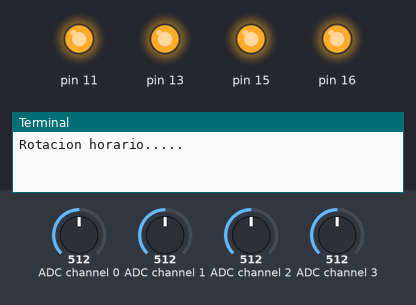
Recording of a program running on a simulated Raspberry Pi (header pin numbers). Parts: output pins drawn as LEDs (lit = HIGH), the last lines printed to the terminal. The test bench sets the inputs (shaded band); at power-on: ADC channel 0 = 512, ADC channel 1 = 512, ADC channel 2 = 512, ADC channel 3 = 512 (analog values on the 0–1023 scale).

Above: at 1.2 s.
At 6.0 s:
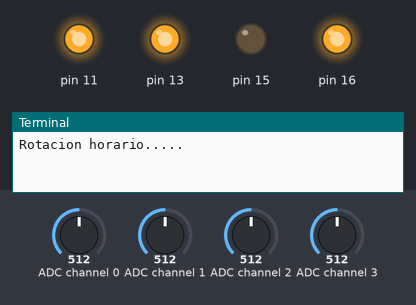
At 15.7 s:
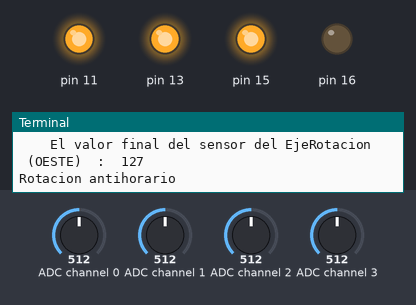
At 23.4 s:
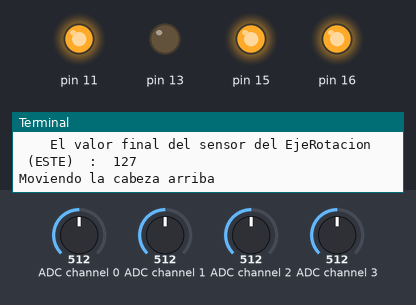
At 29.1 s:
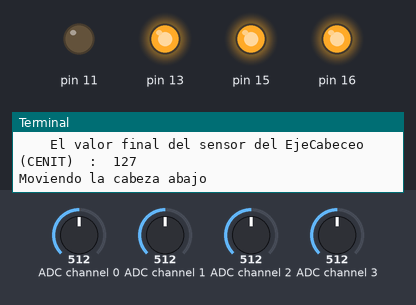
Timing chart, 0 to 41.3 s (numbered marks = the images above):
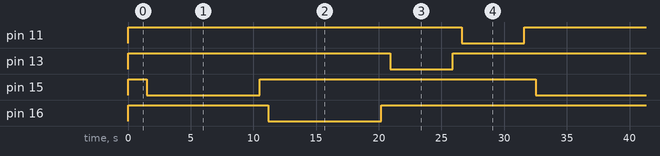

Measured:
- by itself, pin 11, pin 13: alternates HIGH for 26.0 s and LOW for 5.0 s
- by itself, pin 15, pin 16: alternates HIGH for 22.0 s and LOW for 9.0 s
- by itself, everything shown: repeats every 31.0 s, in 8 steps

The program:

test-solarpi.py
```python
#!/usr/bin/python
import smbus
import RPi.GPIO as GPIO
import time
from datetime import datetime
import urllib.request
import os
from solarpi_motores_lib import *

ChipConversor = 0x48
cmdConvertirAD = 0x45
# srotacion = 0
# sinclinacion = 0
# vEjeRotacion = 0
# vEjeCabezeo = 0
# oEjeRotacion = 200    #Valor objetivo rotacion (20-200)
# oEjeCabezeo = 40     #Valor objetiuvo cabeceo (40-100)

# GPIO.setmode(GPIO.BOARD)
# GPIO.setup(11, GPIO.OUT)  # cable azul: Cabeceo Abajo.
# GPIO.setup(13, GPIO.OUT)  # cable naranja: Cabeceo Arriba.
# GPIO.setup(15, GPIO.OUT)  # cable amarillo: Rotacion anti-horario
# GPIO.setup(16, GPIO.OUT)  # cable verde: Rotacion horario

# GPIO.output(11, True)
# GPIO.output(13, True)
# GPIO.output(16, True)
# GPIO.output(15, True)

bus = smbus.SMBus(1)
time.sleep(1)

def lee_sensores_analogicos():
    global vEjeCabezeo
    global vEjeRotacion
    bus.write_byte(ChipConversor,cmdConvertirAD)
    time.sleep(0.1)
    vAn0 = bus.read_byte(ChipConversor)
    vAn1 = bus.read_byte(ChipConversor)
    vEjeCabezeo = bus.read_byte(ChipConversor)
    vEjeRotacion = bus.read_byte(ChipConversor)


try:
  while True:

    print("Rotacion horario.....")
    rotacion_continua_horario()
    time.sleep(9)
    rotacion_parar()
    lee_sensores_analogicos()
    print("    El valor final del sensor del EjeRotacion \t(OESTE)\t: ", vEjeRotacion )


    print("Rotacion antihorario")
    rotacion_continua_antihorario()
    time.sleep(9)
    rotacion_parar()
    lee_sensores_analogicos()
    print("    El valor final del sensor del EjeRotacion \t(ESTE)\t: ", vEjeRotacion )

    print("Moviendo la cabeza arriba")
    cabeceo_continuo_arriba()
    time.sleep(5)
    cabeceo_parar()
    lee_sensores_analogicos()
    print("    El valor final del sensor del EjeCabeceo \t(CENIT)\t: ", vEjeCabezeo )

    print("Moviendo la cabeza abajo")
    cabeceo_continuo_abajo()
    time.sleep(5)
    cabeceo_parar()
    lee_sensores_analogicos()
    print("    El valor final del sensor del EjeCabeceo  \t(HORIZ)\t: ", vEjeCabezeo )

    print("\n\b--------------- Repetimos!\n\n")
  # Fin del while True

except KeyboardInterrupt:
    print ("\n\n\t\t AAAUUGGHH!!.... Eso ha dolido!")
finally:
    print ("\t\t Cerrando correctamente el puerot GPIO.\n\n")
    GPIO.cleanup()

# Fin del programa.
```

solarpi_motores_lib.py
```python
#!/usr/bin/python
import RPi.GPIO as GPIO
import time

GPIO.setmode(GPIO.BOARD)
GPIO.setup(11, GPIO.OUT)  # cable azul: Cabeceo Abajo.
GPIO.setup(13, GPIO.OUT)  # cable naranja: Cabeceo Arriba.
GPIO.setup(15, GPIO.OUT)  # cable amarillo: Rotacion anti-horario
GPIO.setup(16, GPIO.OUT)  # cable verde: Rotacion horario

GPIO.output(11, True)
GPIO.output(13, True)
GPIO.output(16, True)
GPIO.output(15, True)


def rotacion_horario():
    GPIO.output(15,False)
    time.sleep(0.3)
    GPIO.output(15,True)
    time.sleep(0.3)


def rotacion_antihorario():
    GPIO.output(16,False)
    time.sleep(0.3)
    GPIO.output(16,True)
    time.sleep(0.3)


def rotacion_continua_horario():
    time.sleep(0.5) # previene la inercia de un movimiento anterior.
    GPIO.output(15,False)


def rotacion_continua_antihorario():
    time.sleep(0.3) # previene la inercia de un movimiento anterior.
    GPIO.output(16,False)


def rotacion_parar():
    GPIO.output(15,True)
    GPIO.output(16,True)
    time.sleep(0.3) # previene la inercia del movimiento anterior.


def cabeceo_abajo():
    GPIO.output(11,False)
    time.sleep(0.3)
    GPIO.output(11,True)
    time.sleep(0.3)


def cabeceo_continuo_abajo():
    time.sleep(0.3)
    GPIO.output(11,False)


def cabeceo_arriba():
    GPIO.output(13,False)
    time.sleep(0.3)
    GPIO.output(13,True)
    time.sleep(0.3)


def cabeceo_continuo_arriba():
    time.sleep(0.3)
    GPIO.output(13,False)


def cabeceo_parar():
    GPIO.output(11,True)
    GPIO.output(13,True)
    time.sleep(0.3) # previene la inercia del movimiento anterior.
```
